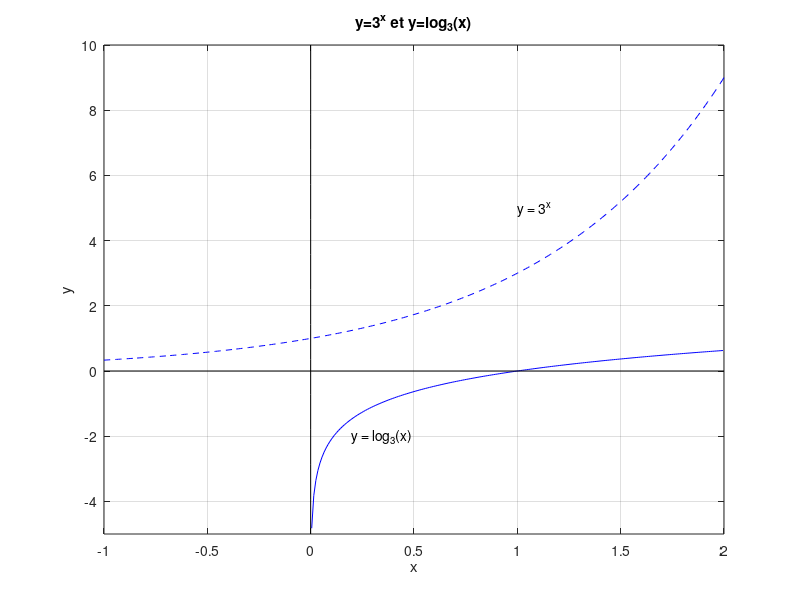

MATLAB code to generate this figure:
% Graphs of  y=3^x  and  y = log_3(x)

close all
x=-1:0.01:2;

% Graph of y = 3^x
y=3.^x;
plot(x,y,'--b');
text(1,5,'y = 3^x');
hold on
grid on

% Graph of y = log_3(x)
x=0.005:0.01:2;
y=log(x)/log(3);
plot(x,y,'b')
text(0.2,-2,'y = log_3(x)');

% The x axis
x=linspace(-1,2,3);
y=0.*x;
plot(x,y,'k')

% The y axis
y=linspace(-5,10,15);
x=0.*y;
plot(x,y,'k')

% Labels and title
xlabel('x')
ylabel('y')
title('y=3^x et y=log_3(x)')
axis([-1,2,-5,10]);
